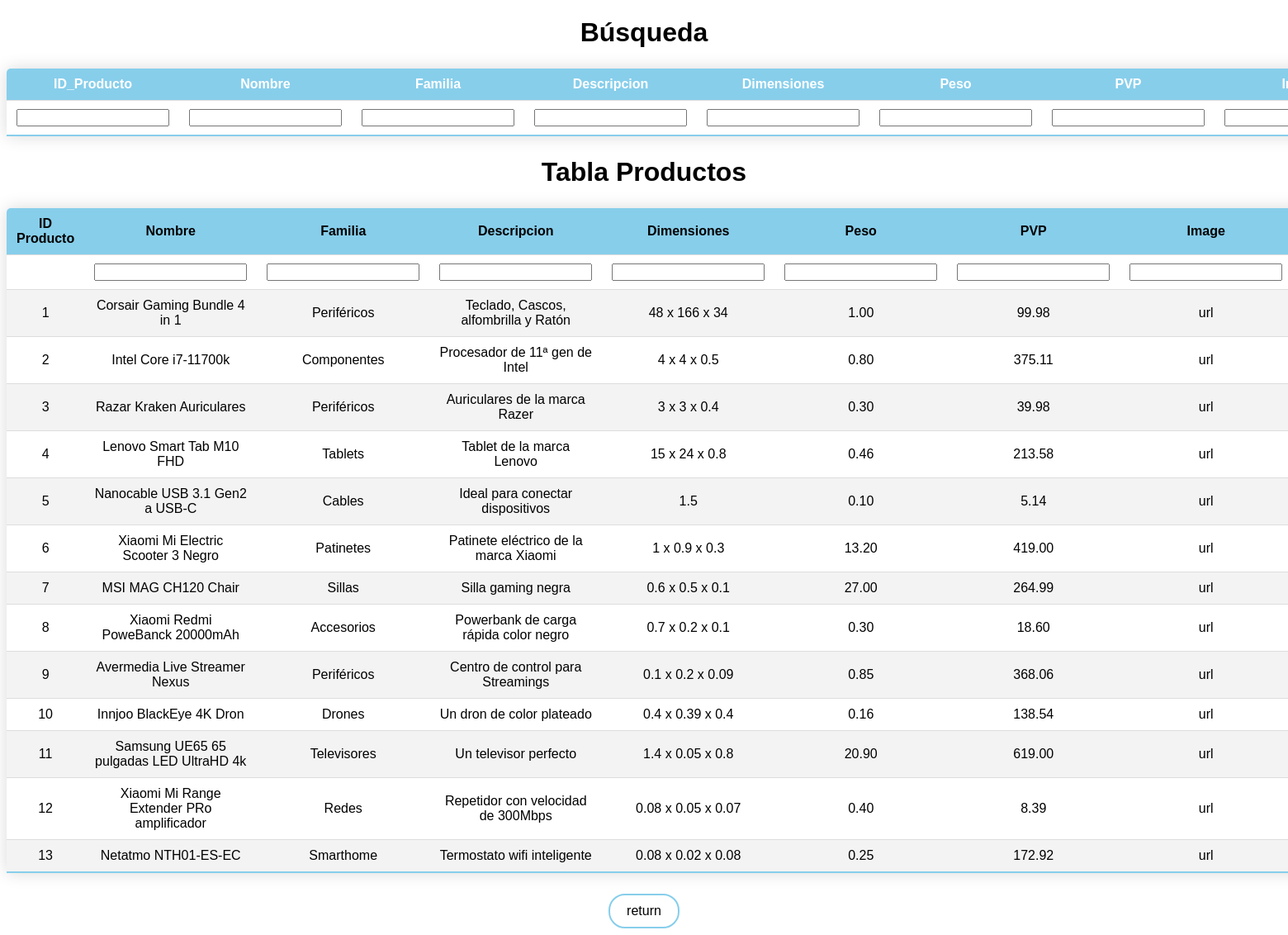
/with-css/productos.php, run on the app's committed database.
### tables this page shows
CREATE TABLE IF NOT EXISTS PRODUCTOS (
  ID_Producto INT NOT NULL AUTO_INCREMENT,
  Nombre VARCHAR(45) NOT NULL,
  Familia VARCHAR(45) NOT NULL,
  Descripcion VARCHAR(45) NOT NULL,
  Dimensiones VARCHAR(45) NOT NULL,
  Peso DECIMAL(20,2) NOT NULL,
  PVP DECIMAL(20,2) NOT NULL,
  Image VARCHAR(45) NOT NULL,
  Stock INT NOT NULL,
  Borrado TINYINT NULL,
  PRIMARY KEY (ID_Producto),
  UNIQUE INDEX ID_Producto_UNIQUE (ID_Producto ASC) VISIBLE);

### with-css/productos.php (the view, shortened to what this page needs)
<?php
require "bbdd.php";
$columns = array('ID_Producto','Nombre','Familia', 'Descripcion', 'Dimensiones', 'Peso', 'PVP', 'Image', 'Stock');
$column = isset($_GET['column']) && in_array($_GET['column'], $columns) ? $_GET['column'] : $columns[0];
$sort_order = isset($_GET['order']) && strtolower($_GET['order']) == 'desc' ? 'DESC' : 'ASC';
if ($result = mysqli_query($db, "SELECT * FROM PRODUCTOS WHERE Borrado = 0 ORDER BY $column $sort_order")) {
	$up_or_down = str_replace(array('ASC','DESC'), array('up','down'), $sort_order);
	$asc_or_desc = $sort_order == 'ASC' ? 'desc' : 'asc';
	$add_class = ' class="highlight"';
?>
<!DOCTYPE html>
<html>
<head>
</head>
<body>
<table class = "styled-table">
  <h1>Búsqueda</>
  <tr>
    <th>ID_Producto</th>
    <th>Nombre</th>
    <th>Familia</th>
    <th>Descripcion</th>
    <th>Dimensiones</th>
    <th>Peso</th>
    <th>PVP</th>
    <th>Image</th>
    </tr>
    <form action="productos.php?search" method="post">
    <td><input type='text' name='ID_Producto'></td>
    <td><input type='text' name='Nombre'></td>
    <td><input type='text' name='Familia'></td>
    <td><input type='text' name='Descripcion'></td>
    <td><input type='text' name='Dimensiones'></td>
    <td><input type='text' name='Peso'></td>
    <td><input type='text' name='PVP'></td>
    <td><input type='text' name='Image'></td>
    </form>
  </table>
<table class="styled-table search-table">
  <h1>Tabla Productos</h1>
  <tr>
    <th><a class = "table-title" href="productos.php?column=ID&order=<?php echo $asc_or_desc; ?>">ID Producto<i class ="<?php echo $column == 'DNI' ? '-' . $up_or_down : ''; ?>"></i></a></th>
    <th><a class = "table-title" href="productos.php?column=Nombre&order=<?php echo $asc_or_desc; ?>">Nombre<i class ="<?php echo $column == 'Nombre' ? '-' . $up_or_down : ''; ?>"></i></a></th>
    <th><a class = "table-title" href="productos.php?column=Familia&order=<?php echo $asc_or_desc; ?>">Familia<i class ="<?php echo $column == 'Familia' ? '-' . $up_or_down : ''; ?>"></i></a></th>
    <th><a class = "table-title" href="productos.php?column=Descripcion&order=<?php echo $asc_or_desc; ?>">Descripcion<i class ="<?php echo $column == 'Descripcion' ? '-' . $up_or_down : ''; ?>"></i></a></th>
    <th><a class = "table-title" href="productos.php?column=Dimensiones&order=<?php echo $asc_or_desc; ?>">Dimensiones<i class ="<?php echo $column == 'Dimensiones' ? '-' . $up_or_down : ''; ?>"></i></a></th>
    <th><a class = "table-title" href="productos.php?column=Peso&order=<?php echo $asc_or_desc; ?>">Peso<i class ="<?php echo $column == 'Peso' ? '-' . $up_or_down : ''; ?>"></i></a></th>
    <th><a class = "table-title" href="productos.php?column=PVP&order=<?php echo $asc_or_desc; ?>">PVP<i class ="<?php echo $column == 'PVP' ? '-' . $up_or_down : ''; ?>"></i></a></th>
    <th><a class = "table-title" href="productos.php?column=Image&order=<?php echo $asc_or_desc; ?>">Image<i class ="<?php echo $column == 'Image' ? '-' . $up_or_down : ''; ?>"></i></a></th>
  </tr>
<tr>
  <form action="insert.php" method="post">
    <td></td>
    <td><input type='text' name='enterNombre'></td>
    <td><input type='text' name='enterFamilia'></td>
    <td><input type='text' name='enterDescripcion'></td>
    <td><input type='text' name='enterDimensiones'></td>
    <td><input type='text' name='enterPeso'></td>
    <td><input type='text' name='enterPVP'></td>
    <td><input type='text' name='enterImage'></td>
    </form>
  </tr>
  <?php
  while($data = mysqli_fetch_assoc($result))
  {
  ?>
  <tr>
    <td <?php echo $column == 'ID_Producto' ? $add_class : ''; ?>><?php echo $data['ID_Producto'];?></td>
    <td <?php echo $column == 'Nombre' ? $add_class : ''; ?>><?php echo $data['Nombre'];?></td>
    <td <?php echo $column == 'Familia' ? $add_class : ''; ?>><?php echo $data['Familia'];?></td>
    <td <?php echo $column == 'Descripcion' ? $add_class : ''; ?>><?php echo $data['Descripcion'];?></td>
    <td <?php echo $column == 'Dimensiones' ? $add_class : ''; ?>><?php echo $data['Dimensiones'];?></td>
    <td <?php echo $column == 'Peso' ? $add_class : ''; ?>><?php echo $data['Peso'];?></td>
    <td <?php echo $column == 'PVP' ? $add_class : ''; ?>><?php echo $data['PVP'];?></td>
    <td <?php echo $column == 'Image' ? $add_class : ''; ?>><?php echo $data['Image'];?></td>
  </tr>
  <?php
}
?>
</table>
<a class = "return" href="index.php">return</a>
</body>
<?php
}
?>
</html>

### data on the page
productos: ID_Producto "1", Nombre "Corsair Gaming Bundle 4 in 1", Familia "Periféricos", Descripcion "Teclado, Cascos, alfombrilla y Ratón", Dimensiones "48 x 166 x 34", Peso "1.00", PVP "99.98", Image "url"
productos: ID_Producto "2", Nombre "Intel Core i7-11700k", Familia "Componentes", Descripcion "Procesador de 11ª gen de Intel", Dimensiones "4 x 4 x 0.5", Peso "0.80", PVP "375.11", Image "url"
productos: ID_Producto "3", Nombre "Razar Kraken Auriculares", Familia "Periféricos", Descripcion "Auriculares de la marca Razer", Dimensiones "3 x 3 x 0.4", Peso "0.30", PVP "39.98", Image "url"
productos: ID_Producto "4", Nombre "Lenovo Smart Tab M10 FHD", Familia "Tablets", Descripcion "Tablet de la marca Lenovo", Dimensiones "15 x 24 x 0.8", Peso "0.46", PVP "213.58", Image "url"
productos: ID_Producto "5", Nombre "Nanocable USB 3.1 Gen2 a USB-C", Familia "Cables", Descripcion "Ideal para conectar dispositivos", Dimensiones "1.5", Peso "0.10", PVP "5.14", Image "url"
productos: ID_Producto "6", Nombre "Xiaomi Mi Electric Scooter 3 Negro", Familia "Patinetes", Descripcion "Patinete eléctrico de la marca Xiaomi", Dimensiones "1 x 0.9 x 0.3", Peso "13.20", PVP "419.00", Image "url"
productos: ID_Producto "7", Nombre "MSI MAG CH120 Chair", Familia "Sillas", Descripcion "Silla gaming negra", Dimensiones "0.6 x 0.5 x 0.1", Peso "27.00", PVP "264.99", Image "url"
productos: ID_Producto "8", Nombre "Xiaomi Redmi PoweBanck 20000mAh", Familia "Accesorios", Descripcion "Powerbank de carga rápida color negro", Dimensiones "0.7 x 0.2 x 0.1", Peso "0.30", PVP "18.60", Image "url"
productos: ID_Producto "9", Nombre "Avermedia Live Streamer Nexus", Familia "Periféricos", Descripcion "Centro de control para Streamings", Dimensiones "0.1 x 0.2 x 0.09", Peso "0.85", PVP "368.06", Image "url"
productos: ID_Producto "10", Nombre "Innjoo BlackEye 4K Dron", Familia "Drones", Descripcion "Un dron de color plateado", Dimensiones "0.4 x 0.39 x 0.4", Peso "0.16", PVP "138.54", Image "url"
productos: ID_Producto "11", Nombre "Samsung UE65 65 pulgadas LED UltraHD 4k", Familia "Televisores", Descripcion "Un televisor perfecto", Dimensiones "1.4 x 0.05 x 0.8", Peso "20.90", PVP "619.00", Image "url"
productos: ID_Producto "12", Nombre "Xiaomi Mi Range Extender PRo amplificador", Familia "Redes", Descripcion "Repetidor con velocidad de 300Mbps", Dimensiones "0.08 x 0.05 x 0.07", Peso "0.40", PVP "8.39", Image "url"
productos: ID_Producto "13", Nombre "Netatmo NTH01-ES-EC", Familia "Smarthome", Descripcion "Termostato wifi inteligente", Dimensiones "0.08 x 0.02 x 0.08", Peso "0.25", PVP "172.92", Image "url"
